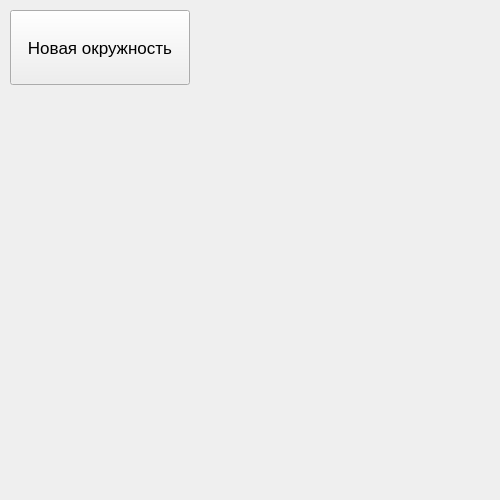
<?xml version="1.0" encoding="UTF-8"?>
<ui version="4.0">
 <class>MainWindow</class>
 <widget class="QMainWindow" name="MainWindow">
  <property name="geometry">
   <rect>
    <x>0</x>
    <y>0</y>
    <width>500</width>
    <height>500</height>
   </rect>
  </property>
  <property name="minimumSize">
   <size>
    <width>500</width>
    <height>500</height>
   </size>
  </property>
  <property name="windowTitle">
   <string>MainWindow</string>
  </property>
  <widget class="QWidget" name="centralwidget">
   <widget class="QPushButton" name="pushButton">
    <property name="geometry">
     <rect>
      <x>10</x>
      <y>10</y>
      <width>180</width>
      <height>75</height>
     </rect>
    </property>
    <property name="minimumSize">
     <size>
      <width>180</width>
      <height>75</height>
     </size>
    </property>
    <property name="font">
     <font>
      <pointsize>13</pointsize>
     </font>
    </property>
    <property name="text">
     <string>Новая окружность</string>
    </property>
   </widget>
  </widget>
 </widget>
 <resources/>
 <connections/>
</ui>
